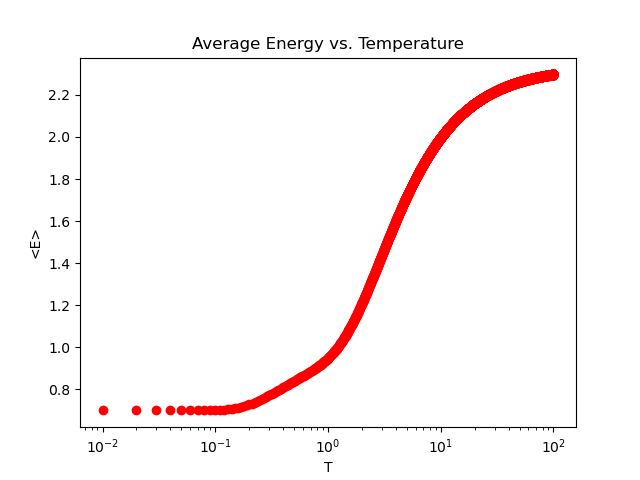

Source code (Python):
import numpy as np
import matplotlib.pyplot as plt
import os
from utils import E_avg

N = 3
E_n = np.array([0.7, 1.3, 5.0])
T_min = 0.01
T_max = 100
M = 10000
T_arr = np.linspace(T_min, T_max, M)
E = np.zeros(M)

for i, T in enumerate(T_arr):
    E[i] = E_avg(N, E_n, T)
plt.semilogx(T_arr, E, "ro")
plt.xlabel("T")
plt.ylabel("<E>")
plt.title("Average Energy vs. Temperature")
plt.savefig(os.path.join(os.path.dirname(__file__), "1-8.png"))
plt.show()